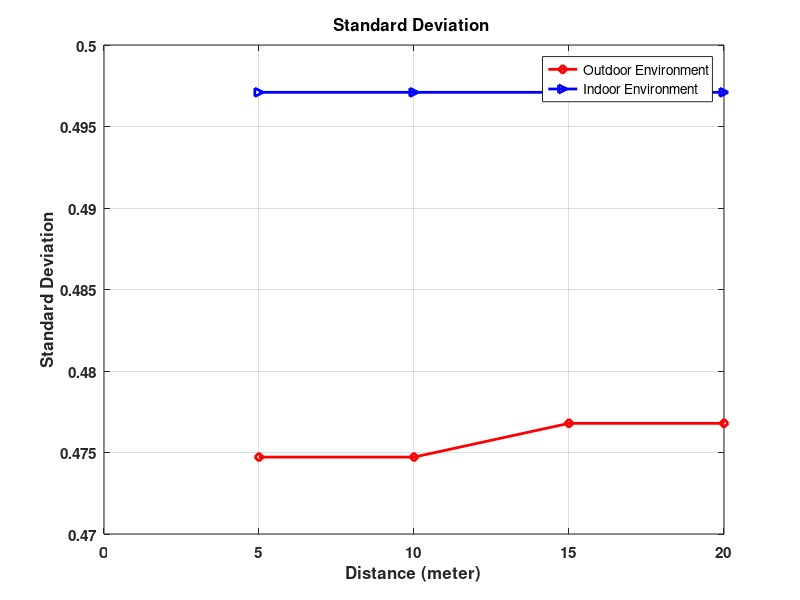

Here is the MATLAB script that generated this plot:
x = [5:5:20];

y = [ 0.4747179, 0.4747179, 0.47678905, 0.47678905];  % Outdoor

y1 = [ 0.49709581, 0.49709581, 0.49709581, 0.49709581];    % Indoor


plot(x, y, '-rd','LineWidth',2);
hold on;
plot(x, y1, '->b','LineWidth',2);


xlabel(' Distance (meter) ', 'fontweight', 'bold', 'FontSize', 11);
ylabel(' Standard Deviation ', 'fontweight', 'bold', 'FontSize', 11);

title('Standard Deviation ', 'fontweight', 'bold', 'FontSize', 11);
grid on;
legend('Outdoor Environment', 'Indoor Environment');
hold off;
set(gca, 'fontweight', 'bold', 'FontSize',11);